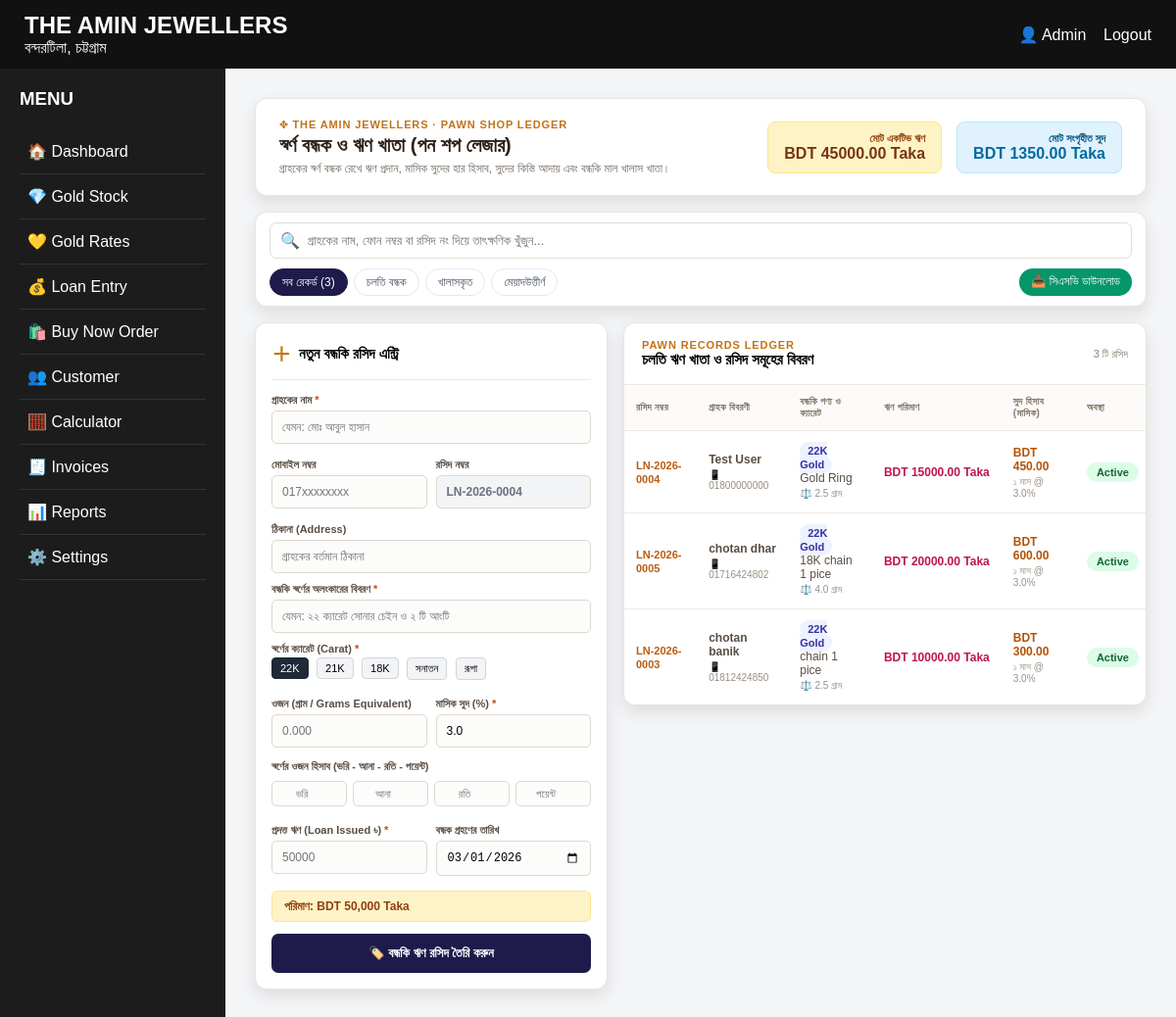
/loans (signed in), run on an earlier commit of the app's database.
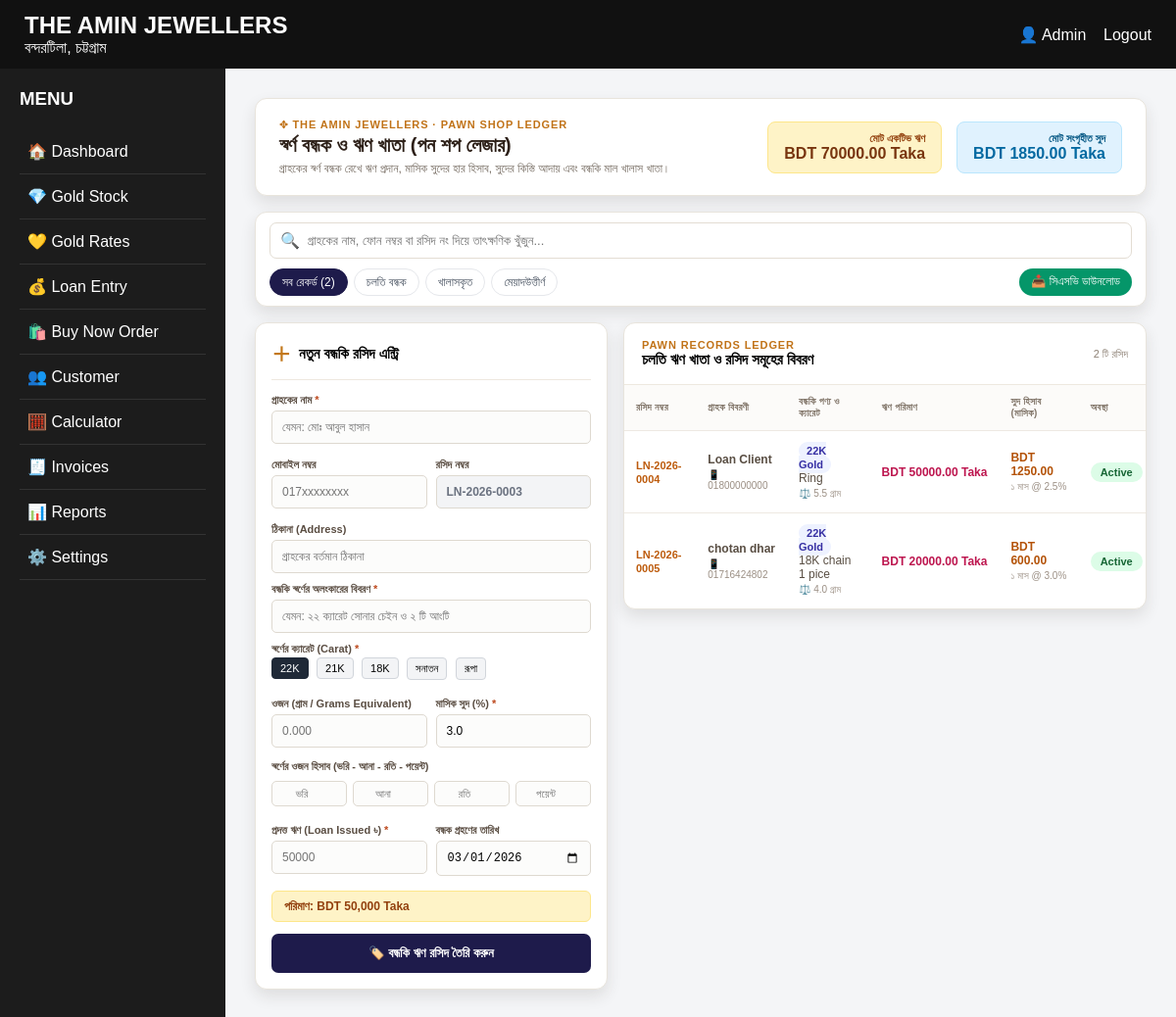
And on a later commit of the database.
### tables this page shows
CREATE TABLE loans (
            id INTEGER PRIMARY KEY AUTOINCREMENT,
            customer_name TEXT NOT NULL,
            mobile TEXT,
            item_details TEXT NOT NULL,
            weight REAL,
            amount REAL NOT NULL,
            interest_rate REAL NOT NULL DEFAULT 0,
            status TEXT NOT NULL DEFAULT 'Active',
            created_at TIMESTAMP DEFAULT CURRENT_TIMESTAMP
        , voucher_id INTEGER);

### app.py (the view, shortened to what this page needs)
@app.route("/loans", methods=["GET", "POST"])
@login_required
def loans():
    conn = get_db()
    loan_list = conn.execute("SELECT * FROM loans ORDER BY id DESC").fetchall()
    total_active_loan = conn.execute("""
        SELECT COALESCE(SUM(amount), 0) FROM loans WHERE status = 'Active'
    """).fetchone()[0]
    total_interest = conn.execute("""
        SELECT COALESCE(SUM(amount * interest_rate / 100), 0) FROM loans WHERE status = 'Active'
    """).fetchone()[0]
    return render_template(
        "loan.html",
        loans=loan_list,
        total_active_loan=total_active_loan,
        total_interest=total_interest
    )

### app.py (called while the page is built)
def get_db():
    if "db" not in g:
        g.db = sqlite3.connect(DATABASE)
        g.db.row_factory = sqlite3.Row
    return g.db

def login_required(f):
    @wraps(f)
    def decorated_function(*args, **kwargs):
        if "user" not in session:
            return redirect("/")
        return f(*args, **kwargs)
    return decorated_function

### templates/loan.html (shortened to what the changed rows need)
{% extends "base.html" %}
{% block content %}
<div class="loan-workspace" style="padding: 0; min-height: auto;">
    <header class="loan-header" style="margin-bottom: 16px;">
        <div>
            <h1 style="font-size: 20px; margin-top: 3px; color: #2d2018;">স্বর্ণ বন্ধক ও ঋণ খাতা (পন শপ লেজার)</h1>
        </div>
        <div style="display: flex; gap: 15px; align-items: center;">
            <div class="stat-box">
                <small>মোট একটিভ ঋণ</small>
                <strong>BDT {{ "%.2f"|format(total_active_loan or 0) }} Taka</strong>
            </div>
            <div class="stat-box" style="background: #e0f2fe; border-color: #bae6fd;">
                <small style="color: #075985;">মোট সংগৃহীত সুদ</small>
                <strong style="color: #0369a1;">BDT {{ "%.2f"|format(total_interest or 0) }} Taka</strong>
            </div>
        </div>
    </header>
    <section class="loan-toolbar">
        <div style="width: 100%;">
            <div class="filter-pills">
                <button type="button" class="filter-pill active" onclick="filterByStatus('all')">সব রেকর্ড ({{ loans|length }})</button>
                <button type="button" class="filter-pill" onclick="filterByStatus('active')">চলতি বন্ধক</button>
                <button type="button" class="filter-pill" onclick="filterByStatus('released')">খালাসকৃত</button>
                <button type="button" class="filter-pill" onclick="filterByStatus('expired')">মেয়াদউত্তীর্ণ</button>
                <a href="#" onclick="alert('CSV ফাইল ডাউনলোড হচ্ছে...')" class="filter-pill" style="margin-left: auto; background: #059669; color: #fff; border: none;">📥 সিএসভি ডাউনলোড</a>
            </div>
        </div>
    </section>
    <div class="loan-grid">
        <section class="loan-form-card">
            <div class="section-title"><span>＋</span><h2>নতুন বন্ধকি রসিদ এন্ট্রি</h2></div>
            <form method="POST" action="{{ url_for('loans') }}" class="loan-form">
                <div class="loan-two-col">
                    <label>রসিদ নম্বর
                        <input type="text" readonly value="LN-2026-{{ '%04d'|format(loans|length + 1) }}" style="background: #f3f4f6; color: #6b7280; font-weight: bold;">
                    </label>
                </div>
            </form>
        </section>
        <section class="loan-records-card">
            <div class="records-heading">
                <div>
                    <p class="eyebrow">PAWN RECORDS LEDGER</p>
                    <h2>চলতি ঋণ খাতা ও রসিদ সমূহের বিবরণ</h2>
                </div>
                <span class="record-count">{{ loans|length }} টি রসিদ</span>
            </div>
            <div class="table-scroll">
                <table class="loan-table" id="loansTable">
                    <thead>
                        <tr>
                            <th>রসিদ নম্বর</th>
                            <th>গ্রাহক বিবরণী</th>
                            <th>বন্ধকি পণ্য ও ক্যারেট</th>
                            <th>ঋণ পরিমাণ</th>
                            <th>সুদ হিসাব (মাসিক)</th>
                            <th>অবস্থা</th>
                        </tr>
                    </thead>
                    <tbody>
                    {% for loan in loans %}
                        <tr data-loan-row data-status="{{ (loan['status'] or 'active')|lower }}">
                            <td><span class="voucher-id">LN-2026-{{ "%04d"|format(loan['voucher_id'] or loan['id']) }}</span></td>
                            <td>
                                <strong>{{ loan['customer_name'] }}</strong>
                                <small>📱 {{ loan['mobile'] or 'মোবাইল দেয়া নেই' }}</small>
                            </td>
                            <td>
                                <span class="pawn-badge">22K Gold</span>
                                <div>{{ loan['item_details'] }}</div>
                                <small>⚖️ {{ loan['weight'] or 0 }} গ্রাম</small>
                            </td>
                            <td>
                                <strong class="money">BDT {{ "%.2f"|format(loan['amount'] or 0) }} Taka</strong>
                            </td>
                            <td>
                                <div style="color: #b45309; font-weight: bold;">
                                    BDT {{ "%.2f"|format((loan['amount'] or 0) * (loan['interest_rate'] or 0) / 100) }}
                                </div>
                                <small>১ মাস @ {{ loan['interest_rate'] or 0 }}%</small>
                            </td>
                            <td>
                                <span class="pawn-status">{{ loan['status'] or 'চলতি' }}</span>
                            </td>
                        </tr>
                    {% else %}
                        <tr>
                            <td class="empty-record" colspan="7">এখনও কোনো বন্ধকি ঋণ রসিদ নেই। বাম পাশের ফর্ম থেকে নতুন এন্ট্রি দিন।</td>
                        </tr>
                    {% endfor %}
                    </tbody>
                </table>
            </div>
        </section>
    </div>
</div>
{% endblock %}

What changed in the data, as far as the page shows it:
removed loans: voucher "0004", customer_name "Test User", mobile "01800000000", item_details "Gold Ring", weight "2.5", amount "15000.00", (loan['amount']or0)*(loan['interest_rate']or0)/100 "450.00", interest_rate "3.0", status "Active"
removed loans: voucher "0003", customer_name "chotan banik", mobile "01812424850", item_details "chain 1 pice", weight "2.5", amount "10000.00", (loan['amount']or0)*(loan['interest_rate']or0)/100 "300.00", interest_rate "3.0", status "Active"
added loans: voucher "0004", customer_name "Loan Client", mobile "01800000000", item_details "Ring", weight "5.5", amount "50000.00", (loan['amount']or0)*(loan['interest_rate']or0)/100 "1250.00", interest_rate "2.5", status "Active"
Also different on the page:
{{ "%.2f"|format(total_active_loan or 0) }}: "45000.00" → "70000.00"
{{ "%.2f"|format(total_interest or 0) }}: "1350.00" → "1850.00"
{{ loans|length }}: "3" → "2"
form field value: "LN-2026-0004" → "LN-2026-0003"
